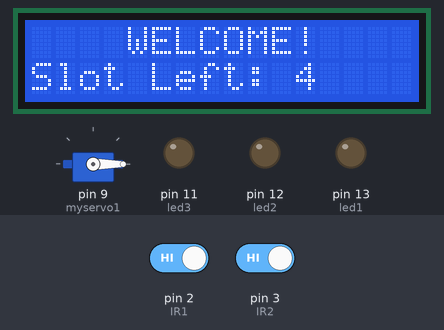
The sketch below on a simulated Arduino Uno, built with avr-gcc and run on an emulated ATmega328P. Shown: 16×2 character LCD, servo, output pins drawn as LEDs (lit = HIGH). The test bench sets the inputs (shaded band); at power-on: pin 2 (IR1) HIGH, pin 3 (IR2) HIGH.

Above: at 3.2 s.
3.3 s: pin 2 (IR1) driven LOW
At 4.6 s:
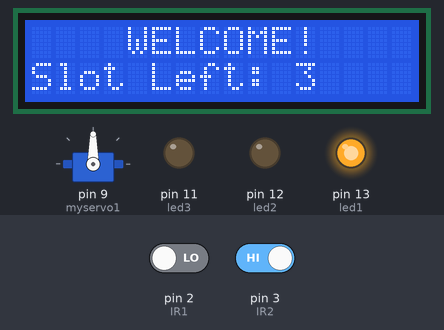
5.2 s: pin 3 (IR2) driven LOW
At 6.6 s:
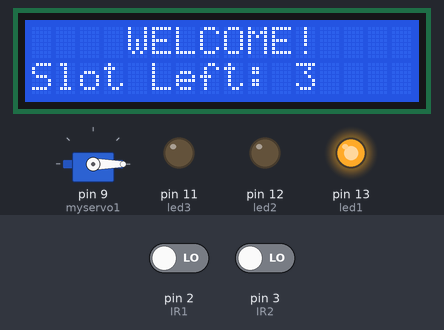
8.2 s: pin 2 (IR1) driven HIGH
At 9.8 s:
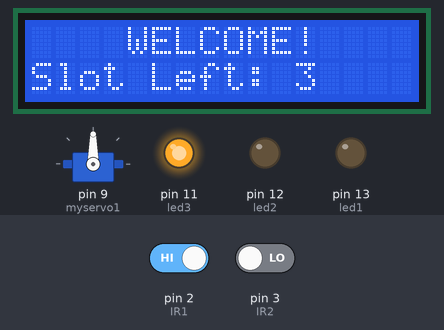
10.7 s: pin 2 (IR1) driven LOW
At 12.1 s:
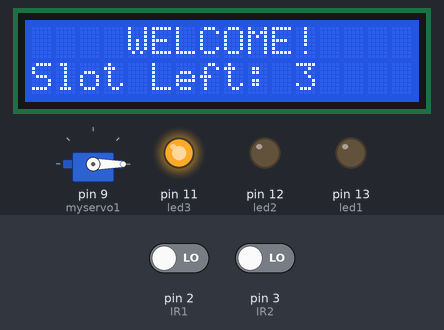
13.7 s: pin 3 (IR2) driven HIGH
At 15.4 s:
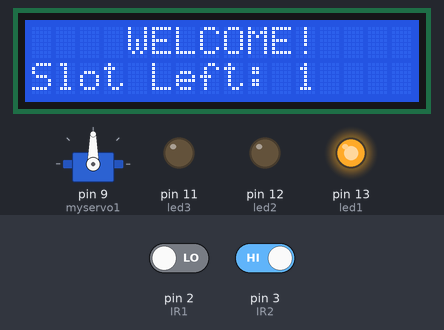
Timing chart, 0 to 16.8 s (numbered marks = the images above; inputs shaded):
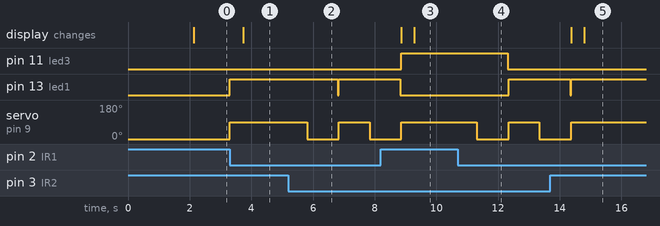

Measured:
- after the input at 3.3 s, pin 13 (led1): LOW → HIGH at once; servo on pin 9 (myservo1): 0° → 90° at once; the display: changes after 0.43 s (image 1)
- after the input at 5.2 s, pin 13 (led1): HIGH → LOW after 1.6 s, → HIGH 0.03 s later; servo on pin 9 (myservo1): 90° → 0° after 0.61 s, → 90° 1.0 s later, → 0° 1.0 s later
- after the input at 8.2 s, pin 11 (led3): LOW → HIGH after 0.66 s; pin 13 (led1): goes on until 8.8 s, then stays LOW; servo on pin 9 (myservo1): goes on until 8.9 s, then stays 90°
- after the input at 10.7 s, pin 11 (led3): HIGH → LOW after 1.6 s; pin 13 (led1): LOW → HIGH after 1.6 s; servo on pin 9 (myservo1): 90° → 0° after 0.62 s, → 90° 1.0 s later, → 0° 1.0 s later
- after the input at 13.7 s, pin 13 (led1): goes on until 14.4 s, then stays HIGH; servo on pin 9 (myservo1): goes on until 14.4 s, then stays 90°

The sketch:

Car_Parking_System_final.ino.ino
```cpp
#include <Wire.h>
#include <LiquidCrystal_I2C.h>
LiquidCrystal_I2C lcd(0x27,16,2);  //Change the HEX address
#include <Servo.h>

int led1 = 13;
int led2 = 12;
int led3 = 11;

Servo myservo1;

int IR1 = 2;
int IR2 = 3;

int Slot = 4;           //Enter Total number of parking Slots

int flag1 = 0;
int flag2 = 0;

void setup() {
lcd.begin(2,16);
lcd.backlight();
pinMode(IR1, INPUT);
pinMode(IR2, INPUT);
pinMode(led1, OUTPUT);
pinMode(led2, OUTPUT);
pinMode(led3, OUTPUT);


myservo1.attach(9);
myservo1.write(0);

lcd.setCursor (0,0);
lcd.print("     ARDUINO    ");
lcd.setCursor (0,1);
lcd.print(" PARKING SYSTEM ");
delay (2000);
lcd.clear();
digitalWrite(led1, LOW);
digitalWrite(led2, LOW);
digitalWrite(led3, LOW);
}

void loop(){

if(digitalRead (IR1) == LOW && flag1==0){
  if(Slot>0){
    flag1=1;
    if(flag2==0){
    myservo1.write(90);
    Slot = Slot-1;
    digitalWrite(led1 , HIGH);
    digitalWrite(led2 , LOW);
    digitalWrite(led3 , LOW);
    delay(400);
    }
  }
  else{
  lcd.setCursor (0,0);
  lcd.print("    SORRY    ");
  lcd.setCursor (0,1);
  lcd.print("  Parking Full  ");
  digitalWrite(led1, LOW);
  digitalWrite(led2, HIGH);
  digitalWrite(led3, LOW);
  delay (400);
  lcd.clear();
  }
}

if(digitalRead (IR2) == LOW && flag2==0){
  flag2=1;
  if(flag1==0){
    myservo1.write(90);
    Slot = Slot+1;
    digitalWrite(led1, LOW);
    digitalWrite(led2, LOW);
    digitalWrite(led3, HIGH);
    delay(400);
  }
}

if(flag1==1 && flag2==1){
  delay(600);
  myservo1.write(0);
  flag1=0, flag2=0;
  delay(1000);
  digitalWrite(led1, LOW);
  digitalWrite(led2, LOW);
  digitalWrite(led3, LOW);
}

lcd.setCursor (0,0);
lcd.print("    WELCOME!    ");
lcd.setCursor (0,1);
lcd.print("Slot Left: ");
lcd.print(Slot);
}
```
